Frame 1 (no input): blank canvas, image omitted
Frame 60 (no input): blank canvas, image omitted
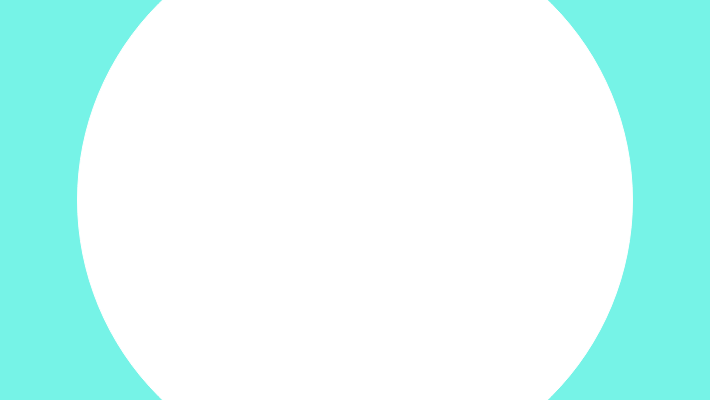
Frame 120 (the mouse pressed at the canvas centre since frame 60)

The p5.js sketch whose frames 1 and 60 were blank and that drew this single picture after the mouse press (run headless with seeded random() and noise() and a simulated clock; from frame 60 on, the mouse is pressed at the canvas centre):

// p5.js sketch
// ── sketch.js

// Source: https://p5js.org/examples/drawing-patterns.html

function setup() {
  createCanvas(710, 400);
  background(118, 243, 231);
}

function draw() {
  // Call the variableEllipse() method and send it the
  // parameters for the current mouse position
  // and the previous mouse position
  variableEllipse(mouseX, mouseY, pmouseX, pmouseY);
}

// The simple method variableEllipse() was created specifically
// for this program. It calculates the speed of the mouse
// and draws a small ellipse if the mouse is moving slowly
// and draws a large ellipse if the mouse is moving quickly

function variableEllipse(x, y, px, py) {
  let speed = abs(x - px) + abs(y - py);
  stroke(speed);
  ellipse(x, y, speed, speed);
}

// ── style.css
html, body {
    margin: 0;
    padding: 0;
}

  canvas {
    display: block;
    margin: auto;
}
